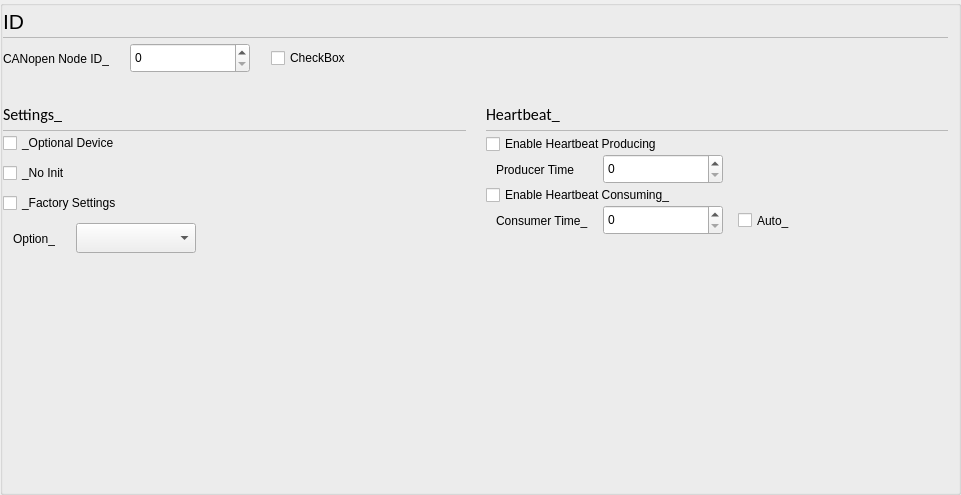
<?xml version="1.0" encoding="UTF-8"?>
<ui version="4.0">
 <class>C_SdNdeCoDeviceConfigWidget</class>
 <widget class="QWidget" name="C_SdNdeCoDeviceConfigWidget">
  <property name="geometry">
   <rect>
    <x>0</x>
    <y>0</y>
    <width>961</width>
    <height>495</height>
   </rect>
  </property>
  <property name="windowTitle">
   <string>C_SdNdeCoDeviceConfigWidget</string>
  </property>
  <layout class="QVBoxLayout" name="verticalLayout_4">
   <property name="leftMargin">
    <number>0</number>
   </property>
   <property name="topMargin">
    <number>0</number>
   </property>
   <property name="rightMargin">
    <number>0</number>
   </property>
   <property name="bottomMargin">
    <number>0</number>
   </property>
   <item>
    <widget class="QGroupBox" name="pc_GroupBox_2">
     <property name="styleRole" stdset="0">
      <string>transparent</string>
     </property>
     <property name="minimumSize">
      <size>
       <width>0</width>
       <height>406</height>
      </size>
     </property>
     <layout class="QVBoxLayout" name="verticalLayout_2" stretch="0,0,0,0">
      <property name="spacing">
       <number>0</number>
      </property>
      <property name="leftMargin">
       <number>0</number>
      </property>
      <property name="topMargin">
       <number>0</number>
      </property>
      <property name="rightMargin">
       <number>10</number>
      </property>
      <property name="bottomMargin">
       <number>0</number>
      </property>
      <item>
       <layout class="QHBoxLayout" name="horizontalLayout_3" stretch="0,1">
        <property name="spacing">
         <number>6</number>
        </property>
        <item>
         <widget class="stw::opensyde_gui_elements::C_OgeLabContextMenuBase" name="pc_LabelCanOpenIdCaption">
          <property name="styleRole" stdset="0">
           <string>heading-group-bold</string>
          </property>
          <property name="minimumSize">
           <size>
            <width>0</width>
            <height>30</height>
           </size>
          </property>
          <property name="maximumSize">
           <size>
            <width>16777215</width>
            <height>30</height>
           </size>
          </property>
          <property name="font">
           <font>
            <family>Segoe UI</family>
            <pointsize>16</pointsize>
           </font>
          </property>
          <property name="text">
           <string>ID</string>
          </property>
         </widget>
        </item>
        <item>
         <spacer name="horizontalSpacer_6">
          <property name="orientation">
           <enum>Qt::Horizontal</enum>
          </property>
          <property name="sizeHint" stdset="0">
           <size>
            <width>40</width>
            <height>10</height>
           </size>
          </property>
         </spacer>
        </item>
       </layout>
      </item>
      <item>
       <layout class="QHBoxLayout" name="horizontalLayout_16">
        <property name="spacing">
         <number>0</number>
        </property>
        <property name="leftMargin">
         <number>0</number>
        </property>
        <property name="topMargin">
         <number>1</number>
        </property>
        <property name="rightMargin">
         <number>0</number>
        </property>
        <item>
         <widget class="stw::opensyde_gui_elements::C_OgeFraSeparator" name="pc_FramSperator1">
          <property name="minimumSize">
           <size>
            <width>0</width>
            <height>1</height>
           </size>
          </property>
          <property name="maximumSize">
           <size>
            <width>16777215</width>
            <height>1</height>
           </size>
          </property>
          <property name="frameShape">
           <enum>QFrame::StyledPanel</enum>
          </property>
          <property name="frameShadow">
           <enum>QFrame::Raised</enum>
          </property>
         </widget>
        </item>
       </layout>
      </item>
      <item>
       <layout class="QHBoxLayout" name="horizontalLayout_9" stretch="0,0,0,0,0,1">
        <property name="spacing">
         <number>6</number>
        </property>
        <property name="topMargin">
         <number>5</number>
        </property>
        <item>
         <widget class="stw::opensyde_gui_elements::C_OgeLabToolTipBase" name="pc_LabelCanOpenId">
          <property name="styleRole" stdset="0">
           <string>group-item</string>
          </property>
          <property name="minimumSize">
           <size>
            <width>0</width>
            <height>31</height>
           </size>
          </property>
          <property name="maximumSize">
           <size>
            <width>16777215</width>
            <height>31</height>
           </size>
          </property>
          <property name="text">
           <string>CANopen Node ID_</string>
          </property>
         </widget>
        </item>
        <item>
         <spacer name="horizontalSpacer_28">
          <property name="orientation">
           <enum>Qt::Horizontal</enum>
          </property>
          <property name="sizeType">
           <enum>QSizePolicy::Fixed</enum>
          </property>
          <property name="sizeHint" stdset="0">
           <size>
            <width>15</width>
            <height>1</height>
           </size>
          </property>
         </spacer>
        </item>
        <item>
         <widget class="stw::opensyde_gui_elements::C_OgeSpxToolTipBase" name="pc_SpinBoxCanOpenId">
           <property name="styleRole" stdset="0">
            <string>spx-number</string>
           </property>
          <property name="minimumSize">
           <size>
            <width>120</width>
            <height>30</height>
           </size>
          </property>
          <property name="maximumSize">
           <size>
            <width>120</width>
            <height>30</height>
           </size>
          </property>
         </widget>
        </item>
        <item>
         <spacer name="horizontalSpacer_30">
          <property name="orientation">
           <enum>Qt::Horizontal</enum>
          </property>
          <property name="sizeType">
           <enum>QSizePolicy::Fixed</enum>
          </property>
          <property name="sizeHint" stdset="0">
           <size>
            <width>15</width>
            <height>1</height>
           </size>
          </property>
         </spacer>
        </item>
        <item>
         <widget class="stw::opensyde_gui_elements::C_OgeChxToolTipBase" name="pc_CheckBoxSameAsOpensyde">
          <property name="styleRole" stdset="0">
           <string>chx-properties-small</string>
          </property>
          <property name="text">
           <string>CheckBox</string>
          </property>
         </widget>
        </item>
        <item>
         <spacer name="horizontalSpacer_9">
          <property name="orientation">
           <enum>Qt::Horizontal</enum>
          </property>
          <property name="sizeHint" stdset="0">
           <size>
            <width>40</width>
            <height>1</height>
           </size>
          </property>
         </spacer>
        </item>
       </layout>
      </item>
      <item>
       <layout class="QHBoxLayout" name="horizontalLayout" stretch="1,0,1">
        <property name="spacing">
         <number>0</number>
        </property>
        <property name="topMargin">
         <number>5</number>
        </property>
        <item>
         <layout class="QVBoxLayout" name="verticalLayout" stretch="0,0,0,1">
          <property name="spacing">
           <number>0</number>
          </property>
          <item>
           <layout class="QHBoxLayout" name="horizontalLayout_13" stretch="0,1">
            <property name="spacing">
             <number>6</number>
            </property>
            <property name="topMargin">
             <number>20</number>
            </property>
            <item>
             <widget class="stw::opensyde_gui_elements::C_OgeLabContextMenuBase" name="pc_LabelSettingsCaption">
              <property name="styleRole" stdset="0">
               <string>heading-group-bold</string>
              </property>
              <property name="minimumSize">
               <size>
                <width>0</width>
                <height>30</height>
               </size>
              </property>
              <property name="maximumSize">
               <size>
                <width>16777215</width>
                <height>30</height>
               </size>
              </property>
              <property name="font">
               <font>
                <family>Calibri</family>
                <pointsize>12</pointsize>
               </font>
              </property>
              <property name="text">
               <string>Settings_</string>
              </property>
             </widget>
            </item>
            <item>
             <spacer name="horizontalSpacer_21">
              <property name="orientation">
               <enum>Qt::Horizontal</enum>
              </property>
              <property name="sizeHint" stdset="0">
               <size>
                <width>40</width>
                <height>1</height>
               </size>
              </property>
             </spacer>
            </item>
           </layout>
          </item>
          <item>
           <layout class="QHBoxLayout" name="horizontalLayout_21" stretch="1">
            <property name="spacing">
             <number>0</number>
            </property>
            <property name="leftMargin">
             <number>0</number>
            </property>
            <property name="topMargin">
             <number>1</number>
            </property>
            <item>
             <widget class="stw::opensyde_gui_elements::C_OgeFraSeparator" name="pc_FramSperator1_3">
              <property name="minimumSize">
               <size>
                <width>0</width>
                <height>1</height>
               </size>
              </property>
              <property name="maximumSize">
               <size>
                <width>16777215</width>
                <height>1</height>
               </size>
              </property>
              <property name="frameShape">
               <enum>QFrame::StyledPanel</enum>
              </property>
              <property name="frameShadow">
               <enum>QFrame::Raised</enum>
              </property>
             </widget>
            </item>
           </layout>
          </item>
          <item>
           <layout class="QGridLayout" name="gridLayout">
            <property name="topMargin">
             <number>2</number>
            </property>
            <property name="horizontalSpacing">
             <number>25</number>
            </property>
            <property name="verticalSpacing">
             <number>10</number>
            </property>
            <item row="2" column="0">
             <layout class="QHBoxLayout" name="horizontalLayout_2">
              <property name="spacing">
               <number>6</number>
              </property>
              <item>
               <widget class="stw::opensyde_gui_elements::C_OgeChxToolTipBase" name="pc_CheckBoxFactorySettings">
                <property name="styleRole" stdset="0">
                 <string>chx-properties-small</string>
                </property>
                <property name="text">
                 <string>_Factory Settings</string>
                </property>
               </widget>
              </item>
             </layout>
            </item>
            <item row="1" column="0">
             <widget class="stw::opensyde_gui_elements::C_OgeChxToolTipBase" name="pc_CheckBoxNoInitialization">
              <property name="styleRole" stdset="0">
               <string>chx-properties-small</string>
              </property>
              <property name="text">
               <string>_No Init</string>
              </property>
             </widget>
            </item>
            <item row="0" column="0">
             <widget class="stw::opensyde_gui_elements::C_OgeChxToolTipBase" name="pc_CheckBoxOptionalDevice">
              <property name="styleRole" stdset="0">
               <string>chx-properties-small</string>
              </property>
              <property name="text">
               <string>_Optional Device</string>
              </property>
             </widget>
            </item>
            <item row="3" column="0">
             <layout class="QHBoxLayout" name="horizontalLayout_4">
              <property name="spacing">
               <number>6</number>
              </property>
              <item>
               <spacer name="horizontalSpacer_23">
                <property name="orientation">
                 <enum>Qt::Horizontal</enum>
                </property>
                <property name="sizeType">
                 <enum>QSizePolicy::Fixed</enum>
                </property>
                <property name="sizeHint" stdset="0">
                 <size>
                  <width>10</width>
                  <height>10</height>
                 </size>
                </property>
               </spacer>
              </item>
              <item>
               <widget class="stw::opensyde_gui_elements::C_OgeLabToolTipBase" name="pc_LabelOption">
                <property name="styleRole" stdset="0">
                 <string>group-item</string>
                </property>
                <property name="minimumSize">
                 <size>
                  <width>0</width>
                  <height>31</height>
                 </size>
                </property>
                <property name="maximumSize">
                 <size>
                  <width>16777215</width>
                  <height>30</height>
                 </size>
                </property>
                <property name="text">
                 <string>Option_</string>
                </property>
               </widget>
              </item>
              <item>
               <spacer name="horizontalSpacer_20">
                <property name="orientation">
                 <enum>Qt::Horizontal</enum>
                </property>
                <property name="sizeType">
                 <enum>QSizePolicy::Fixed</enum>
                </property>
                <property name="sizeHint" stdset="0">
                 <size>
                  <width>15</width>
                  <height>10</height>
                 </size>
                </property>
               </spacer>
              </item>
              <item>
               <widget class="stw::opensyde_gui_elements::C_OgeCbxText" name="pc_ComboBoxFactorySettings">
                <property name="minimumSize">
                 <size>
                  <width>120</width>
                  <height>30</height>
                 </size>
                </property>
                <property name="maximumSize">
                 <size>
                  <width>16777215</width>
                  <height>30</height>
                 </size>
                </property>
               </widget>
              </item>
              <item>
               <spacer name="horizontalSpacer_36">
                <property name="orientation">
                 <enum>Qt::Horizontal</enum>
                </property>
                <property name="sizeType">
                 <enum>QSizePolicy::Expanding</enum>
                </property>
                <property name="sizeHint" stdset="0">
                 <size>
                  <width>15</width>
                  <height>1</height>
                 </size>
                </property>
               </spacer>
              </item>
             </layout>
            </item>
           </layout>
          </item>
          <item>
           <spacer name="verticalSpacer_15">
            <property name="orientation">
             <enum>Qt::Vertical</enum>
            </property>
            <property name="sizeType">
             <enum>QSizePolicy::Expanding</enum>
            </property>
            <property name="sizeHint" stdset="0">
             <size>
              <width>20</width>
              <height>20</height>
             </size>
            </property>
           </spacer>
          </item>
         </layout>
        </item>
        <item>
         <spacer name="horizontalSpacer_5">
          <property name="orientation">
           <enum>Qt::Horizontal</enum>
          </property>
          <property name="sizeType">
           <enum>QSizePolicy::Fixed</enum>
          </property>
          <property name="sizeHint" stdset="0">
           <size>
            <width>20</width>
            <height>20</height>
           </size>
          </property>
         </spacer>
        </item>
        <item>
         <layout class="QVBoxLayout" name="verticalLayout_3" stretch="0,0,0,0,1">
          <property name="spacing">
           <number>0</number>
          </property>
          <item>
           <layout class="QHBoxLayout" name="horizontalLayout_14" stretch="0,1">
            <property name="spacing">
             <number>6</number>
            </property>
            <property name="topMargin">
             <number>20</number>
            </property>
            <item>
             <widget class="stw::opensyde_gui_elements::C_OgeLabContextMenuBase" name="pc_LabelHeartbeatCaption">
              <property name="styleRole" stdset="0">
               <string>heading-group-bold</string>
              </property>
              <property name="minimumSize">
               <size>
                <width>0</width>
                <height>30</height>
               </size>
              </property>
              <property name="maximumSize">
               <size>
                <width>16777215</width>
                <height>30</height>
               </size>
              </property>
              <property name="font">
               <font>
                <family>Calibri</family>
                <pointsize>12</pointsize>
               </font>
              </property>
              <property name="text">
               <string>Heartbeat_</string>
              </property>
             </widget>
            </item>
            <item>
             <spacer name="horizontalSpacer_22">
              <property name="orientation">
               <enum>Qt::Horizontal</enum>
              </property>
              <property name="sizeHint" stdset="0">
               <size>
                <width>40</width>
                <height>1</height>
               </size>
              </property>
             </spacer>
            </item>
           </layout>
          </item>
          <item>
           <layout class="QHBoxLayout" name="horizontalLayout_24" stretch="1">
            <property name="spacing">
             <number>0</number>
            </property>
            <property name="leftMargin">
             <number>0</number>
            </property>
            <property name="topMargin">
             <number>1</number>
            </property>
            <item>
             <widget class="stw::opensyde_gui_elements::C_OgeFraSeparator" name="pc_FramSperator1_4">
              <property name="minimumSize">
               <size>
                <width>0</width>
                <height>1</height>
               </size>
              </property>
              <property name="maximumSize">
               <size>
                <width>16777215</width>
                <height>1</height>
               </size>
              </property>
              <property name="frameShape">
               <enum>QFrame::StyledPanel</enum>
              </property>
              <property name="frameShadow">
               <enum>QFrame::Raised</enum>
              </property>
             </widget>
            </item>
           </layout>
          </item>
          <item>
           <layout class="QGridLayout" name="gridLayout_2">
            <property name="topMargin">
             <number>2</number>
            </property>
            <property name="horizontalSpacing">
             <number>25</number>
            </property>
            <property name="verticalSpacing">
             <number>10</number>
            </property>
            <item row="0" column="3">
             <spacer name="horizontalSpacer_35">
              <property name="orientation">
               <enum>Qt::Horizontal</enum>
              </property>
              <property name="sizeHint" stdset="0">
               <size>
                <width>40</width>
                <height>1</height>
               </size>
              </property>
             </spacer>
            </item>
           </layout>
          </item>
          <item>
           <layout class="QGridLayout" name="gridLayout_4">
            <property name="topMargin">
             <number>0</number>
            </property>
            <property name="bottomMargin">
             <number>0</number>
            </property>
            <item row="3" column="0">
             <spacer name="horizontalSpacer_24">
              <property name="orientation">
               <enum>Qt::Horizontal</enum>
              </property>
              <property name="sizeType">
               <enum>QSizePolicy::Fixed</enum>
              </property>
              <property name="sizeHint" stdset="0">
               <size>
                <width>10</width>
                <height>10</height>
               </size>
              </property>
             </spacer>
            </item>
            <item row="1" column="3">
             <widget class="stw::opensyde_gui_elements::C_OgeSpxToolTipBase" name="pc_SpinBoxProducerTime">
           <property name="styleRole" stdset="0">
            <string>spx-number</string>
           </property>
              <property name="minimumSize">
               <size>
                <width>120</width>
                <height>30</height>
               </size>
              </property>
              <property name="maximumSize">
               <size>
                <width>120</width>
                <height>30</height>
               </size>
              </property>
              <property name="maximum">
               <number>99</number>
              </property>
             </widget>
            </item>
            <item row="3" column="2">
             <spacer name="horizontalSpacer_25">
              <property name="orientation">
               <enum>Qt::Horizontal</enum>
              </property>
              <property name="sizeType">
               <enum>QSizePolicy::Fixed</enum>
              </property>
              <property name="sizeHint" stdset="0">
               <size>
                <width>15</width>
                <height>10</height>
               </size>
              </property>
             </spacer>
            </item>
            <item row="3" column="3">
             <widget class="stw::opensyde_gui_elements::C_OgeSpxToolTipBase" name="pc_SpinBoxConsumerTime">
           <property name="styleRole" stdset="0">
            <string>spx-number</string>
           </property>
              <property name="minimumSize">
               <size>
                <width>120</width>
                <height>30</height>
               </size>
              </property>
              <property name="maximumSize">
               <size>
                <width>120</width>
                <height>30</height>
               </size>
              </property>
             </widget>
            </item>
            <item row="1" column="1">
             <widget class="stw::opensyde_gui_elements::C_OgeLabToolTipBase" name="pc_LabelProducerTime">
              <property name="styleRole" stdset="0">
               <string>group-item</string>
              </property>
              <property name="minimumSize">
               <size>
                <width>0</width>
                <height>31</height>
               </size>
              </property>
              <property name="maximumSize">
               <size>
                <width>16777215</width>
                <height>30</height>
               </size>
              </property>
              <property name="text">
               <string>Producer Time</string>
              </property>
             </widget>
            </item>
            <item row="3" column="1">
             <widget class="stw::opensyde_gui_elements::C_OgeLabToolTipBase" name="pc_LabelConsumerTime">
              <property name="styleRole" stdset="0">
               <string>group-item</string>
              </property>
              <property name="sizePolicy">
               <sizepolicy hsizetype="Minimum" vsizetype="Minimum">
                <horstretch>0</horstretch>
                <verstretch>0</verstretch>
               </sizepolicy>
              </property>
              <property name="minimumSize">
               <size>
                <width>0</width>
                <height>31</height>
               </size>
              </property>
              <property name="maximumSize">
               <size>
                <width>16777215</width>
                <height>30</height>
               </size>
              </property>
              <property name="text">
               <string>Consumer Time_</string>
              </property>
              <property name="margin">
               <number>0</number>
              </property>
             </widget>
            </item>
            <item row="3" column="6">
             <spacer name="horizontalSpacer">
              <property name="orientation">
               <enum>Qt::Horizontal</enum>
              </property>
              <property name="sizeHint" stdset="0">
               <size>
                <width>40</width>
                <height>20</height>
               </size>
              </property>
             </spacer>
            </item>
            <item row="2" column="0" colspan="7">
             <widget class="stw::opensyde_gui_elements::C_OgeChxToolTipBase" name="pc_CheckBoxEnableHeartbeatConsuming">
              <property name="styleRole" stdset="0">
               <string>chx-properties-small</string>
              </property>
              <property name="text">
               <string>Enable Heartbeat Consuming_</string>
              </property>
             </widget>
            </item>
            <item row="1" column="2">
             <spacer name="horizontalSpacer_31">
              <property name="orientation">
               <enum>Qt::Horizontal</enum>
              </property>
              <property name="sizeType">
               <enum>QSizePolicy::Fixed</enum>
              </property>
              <property name="sizeHint" stdset="0">
               <size>
                <width>15</width>
                <height>1</height>
               </size>
              </property>
             </spacer>
            </item>
            <item row="3" column="5">
             <widget class="stw::opensyde_gui_elements::C_OgeChxToolTipBase" name="pc_CheckBoxConsumerTimeAuto">
              <property name="styleRole" stdset="0">
               <string>chx-properties-small</string>
              </property>
              <property name="sizePolicy">
               <sizepolicy hsizetype="Minimum" vsizetype="Minimum">
                <horstretch>0</horstretch>
                <verstretch>0</verstretch>
               </sizepolicy>
              </property>
              <property name="minimumSize">
               <size>
                <width>0</width>
                <height>31</height>
               </size>
              </property>
              <property name="text">
               <string>Auto_</string>
              </property>
             </widget>
            </item>
            <item row="1" column="0">
             <spacer name="horizontalSpacer_18">
              <property name="orientation">
               <enum>Qt::Horizontal</enum>
              </property>
              <property name="sizeType">
               <enum>QSizePolicy::Fixed</enum>
              </property>
              <property name="sizeHint" stdset="0">
               <size>
                <width>10</width>
                <height>10</height>
               </size>
              </property>
             </spacer>
            </item>
            <item row="3" column="4">
             <spacer name="horizontalSpacer_2">
              <property name="orientation">
               <enum>Qt::Horizontal</enum>
              </property>
              <property name="sizeType">
               <enum>QSizePolicy::Fixed</enum>
              </property>
              <property name="sizeHint" stdset="0">
               <size>
                <width>15</width>
                <height>20</height>
               </size>
              </property>
             </spacer>
            </item>
            <item row="0" column="0" colspan="7">
             <widget class="stw::opensyde_gui_elements::C_OgeChxToolTipBase" name="pc_CheckBoxEnableHeartbeatProducing">
              <property name="styleRole" stdset="0">
               <string>chx-properties-small</string>
              </property>
              <property name="text">
               <string>Enable Heartbeat Producing</string>
              </property>
             </widget>
            </item>
            <item row="1" column="4" colspan="3">
             <spacer name="horizontalSpacer_3">
              <property name="orientation">
               <enum>Qt::Horizontal</enum>
              </property>
              <property name="sizeHint" stdset="0">
               <size>
                <width>40</width>
                <height>20</height>
               </size>
              </property>
             </spacer>
            </item>
           </layout>
          </item>
          <item>
           <spacer name="verticalSpacer_17">
            <property name="orientation">
             <enum>Qt::Vertical</enum>
            </property>
            <property name="sizeType">
             <enum>QSizePolicy::Expanding</enum>
            </property>
            <property name="sizeHint" stdset="0">
             <size>
              <width>20</width>
              <height>20</height>
             </size>
            </property>
           </spacer>
          </item>
         </layout>
        </item>
       </layout>
      </item>
     </layout>
    </widget>
   </item>
  </layout>
 </widget>
 <customwidgets>
  <customwidget>
   <class>stw::opensyde_gui_elements::C_OgeFraSeparator</class>
   <extends>QFrame</extends>
   <header>C_OgeFraSeparator.hpp</header>
   <container>1</container>
  </customwidget>
  <customwidget>
   <class>stw::opensyde_gui_elements::C_OgeLabContextMenuBase</class>
   <extends>QLabel</extends>
   <header>C_OgeLabContextMenuBase.hpp</header>
  </customwidget>
  <customwidget>
   <class>stw::opensyde_gui_elements::C_OgeCbxText</class>
   <extends>QComboBox</extends>
   <header>C_OgeCbxText.hpp</header>
  </customwidget>
  <customwidget>
   <class>stw::opensyde_gui_elements::C_OgeSpxToolTipBase</class>
   <extends>QSpinBox</extends>
   <header>C_OgeSpxToolTipBase.hpp</header>
  </customwidget>
  <customwidget>
   <class>stw::opensyde_gui_elements::C_OgeLabToolTipBase</class>
   <extends>QLabel</extends>
   <header>C_OgeLabToolTipBase.hpp</header>
  </customwidget>
  <customwidget>
   <class>stw::opensyde_gui_elements::C_OgeChxToolTipBase</class>
   <extends>QCheckBox</extends>
   <header>C_OgeChxToolTipBase.hpp</header>
  </customwidget>
 </customwidgets>
 <resources/>
 <connections/>
</ui>
